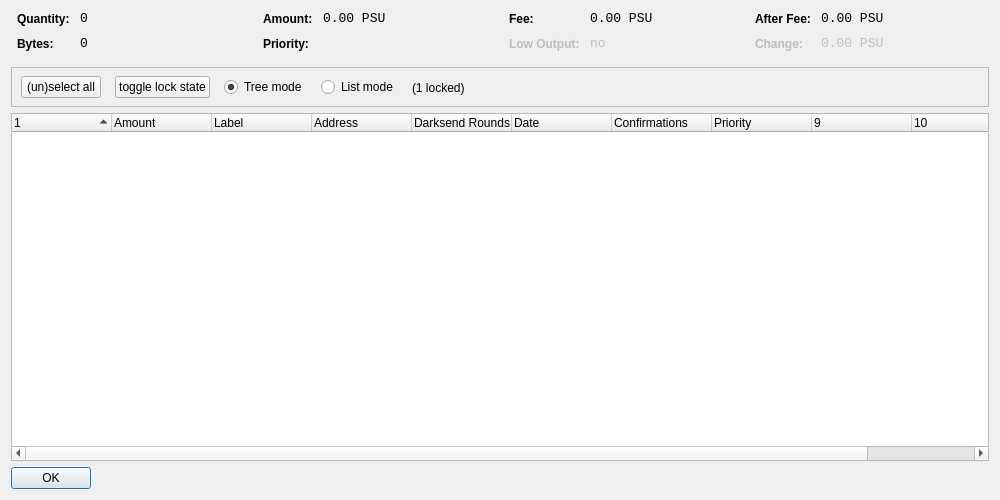
<?xml version="1.0" encoding="UTF-8"?>
<ui version="4.0">
 <class>CoinControlDialog</class>
 <widget class="QDialog" name="CoinControlDialog">
  <property name="geometry">
   <rect>
    <x>0</x>
    <y>0</y>
    <width>1000</width>
    <height>500</height>
   </rect>
  </property>
  <property name="windowTitle">
   <string>Coin Control</string>
  </property>
  <layout class="QVBoxLayout" name="verticalLayout">
   <item>
    <layout class="QHBoxLayout" name="horizontalLayoutTop" stretch="0,0,0,0">
     <property name="topMargin">
      <number>0</number>
     </property>
     <property name="bottomMargin">
      <number>10</number>
     </property>
     <item>
      <layout class="QFormLayout" name="formLayoutCoinControl1">
       <property name="horizontalSpacing">
        <number>10</number>
       </property>
       <property name="verticalSpacing">
        <number>10</number>
       </property>
       <property name="leftMargin">
        <number>6</number>
       </property>
       <property name="rightMargin">
        <number>6</number>
       </property>
       <item row="0" column="0">
        <widget class="QLabel" name="labelCoinControlQuantityText">
         <property name="styleSheet">
          <string notr="true">font-weight:bold;</string>
         </property>
         <property name="text">
          <string>Quantity:</string>
         </property>
        </widget>
       </item>
       <item row="0" column="1">
        <widget class="QLabel" name="labelCoinControlQuantity">
         <property name="font">
          <font>
           <family>Monospace</family>
           <pointsize>10</pointsize>
          </font>
         </property>
         <property name="cursor">
          <cursorShape>IBeamCursor</cursorShape>
         </property>
         <property name="contextMenuPolicy">
          <enum>Qt::ActionsContextMenu</enum>
         </property>
         <property name="text">
          <string notr="true">0</string>
         </property>
         <property name="textInteractionFlags">
          <set>Qt::LinksAccessibleByMouse|Qt::TextSelectableByKeyboard|Qt::TextSelectableByMouse</set>
         </property>
        </widget>
       </item>
       <item row="1" column="0">
        <widget class="QLabel" name="labelCoinControlBytesText">
         <property name="styleSheet">
          <string notr="true">font-weight:bold;</string>
         </property>
         <property name="text">
          <string>Bytes:</string>
         </property>
        </widget>
       </item>
       <item row="1" column="1">
        <widget class="QLabel" name="labelCoinControlBytes">
         <property name="font">
          <font>
           <family>Monospace</family>
           <pointsize>10</pointsize>
          </font>
         </property>
         <property name="cursor">
          <cursorShape>IBeamCursor</cursorShape>
         </property>
         <property name="contextMenuPolicy">
          <enum>Qt::ActionsContextMenu</enum>
         </property>
         <property name="text">
          <string notr="true">0</string>
         </property>
         <property name="textInteractionFlags">
          <set>Qt::LinksAccessibleByMouse|Qt::TextSelectableByKeyboard|Qt::TextSelectableByMouse</set>
         </property>
        </widget>
       </item>
      </layout>
     </item>
     <item>
      <layout class="QFormLayout" name="formLayoutCoinControl2">
       <property name="horizontalSpacing">
        <number>10</number>
       </property>
       <property name="verticalSpacing">
        <number>10</number>
       </property>
       <property name="leftMargin">
        <number>6</number>
       </property>
       <property name="rightMargin">
        <number>6</number>
       </property>
       <item row="0" column="0">
        <widget class="QLabel" name="labelCoinControlAmountText">
         <property name="styleSheet">
          <string notr="true">font-weight:bold;</string>
         </property>
         <property name="text">
          <string>Amount:</string>
         </property>
        </widget>
       </item>
       <item row="0" column="1">
        <widget class="QLabel" name="labelCoinControlAmount">
         <property name="font">
          <font>
           <family>Monospace</family>
           <pointsize>10</pointsize>
          </font>
         </property>
         <property name="cursor">
          <cursorShape>IBeamCursor</cursorShape>
         </property>
         <property name="contextMenuPolicy">
          <enum>Qt::ActionsContextMenu</enum>
         </property>
         <property name="text">
          <string notr="true">0.00 PSU</string>
         </property>
         <property name="textInteractionFlags">
          <set>Qt::LinksAccessibleByMouse|Qt::TextSelectableByKeyboard|Qt::TextSelectableByMouse</set>
         </property>
        </widget>
       </item>
       <item row="1" column="0">
        <widget class="QLabel" name="labelCoinControlPriorityText">
         <property name="styleSheet">
          <string notr="true">font-weight:bold;</string>
         </property>
         <property name="text">
          <string>Priority:</string>
         </property>
        </widget>
       </item>
       <item row="1" column="1">
        <widget class="QLabel" name="labelCoinControlPriority">
         <property name="font">
          <font>
           <family>Monospace</family>
           <pointsize>10</pointsize>
          </font>
         </property>
         <property name="cursor">
          <cursorShape>IBeamCursor</cursorShape>
         </property>
         <property name="contextMenuPolicy">
          <enum>Qt::ActionsContextMenu</enum>
         </property>
         <property name="text">
          <string/>
         </property>
         <property name="textInteractionFlags">
          <set>Qt::LinksAccessibleByMouse|Qt::TextSelectableByKeyboard|Qt::TextSelectableByMouse</set>
         </property>
        </widget>
       </item>
      </layout>
     </item>
     <item>
      <layout class="QFormLayout" name="formLayoutCoinControl3">
       <property name="horizontalSpacing">
        <number>10</number>
       </property>
       <property name="verticalSpacing">
        <number>10</number>
       </property>
       <property name="leftMargin">
        <number>6</number>
       </property>
       <property name="rightMargin">
        <number>6</number>
       </property>
       <item row="0" column="0">
        <widget class="QLabel" name="labelCoinControlFeeText">
         <property name="styleSheet">
          <string notr="true">font-weight:bold;</string>
         </property>
         <property name="text">
          <string>Fee:</string>
         </property>
        </widget>
       </item>
       <item row="0" column="1">
        <widget class="QLabel" name="labelCoinControlFee">
         <property name="font">
          <font>
           <family>Monospace</family>
           <pointsize>10</pointsize>
          </font>
         </property>
         <property name="cursor">
          <cursorShape>IBeamCursor</cursorShape>
         </property>
         <property name="contextMenuPolicy">
          <enum>Qt::ActionsContextMenu</enum>
         </property>
         <property name="text">
          <string notr="true">0.00 PSU</string>
         </property>
         <property name="textInteractionFlags">
          <set>Qt::LinksAccessibleByMouse|Qt::TextSelectableByKeyboard|Qt::TextSelectableByMouse</set>
         </property>
        </widget>
       </item>
       <item row="1" column="0">
        <widget class="QLabel" name="labelCoinControlLowOutputText">
         <property name="enabled">
          <bool>false</bool>
         </property>
         <property name="styleSheet">
          <string notr="true">font-weight:bold;</string>
         </property>
         <property name="text">
          <string>Low Output:</string>
         </property>
        </widget>
       </item>
       <item row="1" column="1">
        <widget class="QLabel" name="labelCoinControlLowOutput">
         <property name="enabled">
          <bool>false</bool>
         </property>
         <property name="font">
          <font>
           <family>Monospace</family>
           <pointsize>10</pointsize>
          </font>
         </property>
         <property name="cursor">
          <cursorShape>IBeamCursor</cursorShape>
         </property>
         <property name="contextMenuPolicy">
          <enum>Qt::ActionsContextMenu</enum>
         </property>
         <property name="text">
          <string notr="true">no</string>
         </property>
         <property name="textInteractionFlags">
          <set>Qt::LinksAccessibleByMouse|Qt::TextSelectableByKeyboard|Qt::TextSelectableByMouse</set>
         </property>
        </widget>
       </item>
      </layout>
     </item>
     <item>
      <layout class="QFormLayout" name="formLayoutCoinControl4">
       <property name="horizontalSpacing">
        <number>10</number>
       </property>
       <property name="verticalSpacing">
        <number>10</number>
       </property>
       <property name="leftMargin">
        <number>6</number>
       </property>
       <property name="rightMargin">
        <number>6</number>
       </property>
       <item row="0" column="0">
        <widget class="QLabel" name="labelCoinControlAfterFeeText">
         <property name="styleSheet">
          <string notr="true">font-weight:bold;</string>
         </property>
         <property name="text">
          <string>After Fee:</string>
         </property>
        </widget>
       </item>
       <item row="0" column="1">
        <widget class="QLabel" name="labelCoinControlAfterFee">
         <property name="font">
          <font>
           <family>Monospace</family>
           <pointsize>10</pointsize>
          </font>
         </property>
         <property name="cursor">
          <cursorShape>IBeamCursor</cursorShape>
         </property>
         <property name="contextMenuPolicy">
          <enum>Qt::ActionsContextMenu</enum>
         </property>
         <property name="text">
          <string notr="true">0.00 PSU</string>
         </property>
         <property name="textInteractionFlags">
          <set>Qt::LinksAccessibleByMouse|Qt::TextSelectableByKeyboard|Qt::TextSelectableByMouse</set>
         </property>
        </widget>
       </item>
       <item row="1" column="0">
        <widget class="QLabel" name="labelCoinControlChangeText">
         <property name="enabled">
          <bool>false</bool>
         </property>
         <property name="styleSheet">
          <string notr="true">font-weight:bold;</string>
         </property>
         <property name="text">
          <string>Change:</string>
         </property>
        </widget>
       </item>
       <item row="1" column="1">
        <widget class="QLabel" name="labelCoinControlChange">
         <property name="enabled">
          <bool>false</bool>
         </property>
         <property name="font">
          <font>
           <family>Monospace</family>
           <pointsize>10</pointsize>
          </font>
         </property>
         <property name="cursor">
          <cursorShape>IBeamCursor</cursorShape>
         </property>
         <property name="contextMenuPolicy">
          <enum>Qt::ActionsContextMenu</enum>
         </property>
         <property name="text">
          <string notr="true">0.00 PSU</string>
         </property>
         <property name="textInteractionFlags">
          <set>Qt::LinksAccessibleByMouse|Qt::TextSelectableByKeyboard|Qt::TextSelectableByMouse</set>
         </property>
        </widget>
       </item>
      </layout>
     </item>
    </layout>
   </item>
   <item>
    <widget class="QFrame" name="frame">
     <property name="minimumSize">
      <size>
       <width>0</width>
       <height>40</height>
      </size>
     </property>
     <property name="frameShape">
      <enum>QFrame::StyledPanel</enum>
     </property>
     <property name="frameShadow">
      <enum>QFrame::Sunken</enum>
     </property>
     <widget class="QWidget" name="horizontalLayoutWidget">
      <property name="geometry">
       <rect>
        <x>10</x>
        <y>0</y>
        <width>781</width>
        <height>41</height>
       </rect>
      </property>
      <layout class="QHBoxLayout" name="horizontalLayoutPanel" stretch="0,0,0,0,0">
       <property name="spacing">
        <number>14</number>
       </property>
       <item>
        <widget class="QPushButton" name="pushButtonSelectAll">
         <property name="sizePolicy">
          <sizepolicy hsizetype="Maximum" vsizetype="Fixed">
           <horstretch>0</horstretch>
           <verstretch>0</verstretch>
          </sizepolicy>
         </property>
         <property name="text">
          <string>(un)select all</string>
         </property>
        </widget>
       </item>
        <item>
         <widget class="QPushButton" name="pushButtonToggleLock">
          <property name="sizePolicy">
           <sizepolicy hsizetype="Maximum" vsizetype="Fixed">
            <horstretch>0</horstretch>
            <verstretch>0</verstretch>
           </sizepolicy>
          </property>
          <property name="text">
           <string>toggle lock state</string>
          </property>
          <property name="autoDefault">
           <bool>false</bool>
          </property>
         </widget>
        </item>
       <item>
        <widget class="QRadioButton" name="radioTreeMode">
         <property name="sizePolicy">
          <sizepolicy hsizetype="Maximum" vsizetype="Fixed">
           <horstretch>0</horstretch>
           <verstretch>0</verstretch>
          </sizepolicy>
         </property>
         <property name="text">
          <string>Tree mode</string>
         </property>
         <property name="checked">
          <bool>true</bool>
         </property>
        </widget>
       </item>
       <item>
        <widget class="QRadioButton" name="radioListMode">
         <property name="sizePolicy">
          <sizepolicy hsizetype="Maximum" vsizetype="Fixed">
           <horstretch>0</horstretch>
           <verstretch>0</verstretch>
          </sizepolicy>
         </property>
         <property name="text">
          <string>List mode</string>
         </property>
        </widget>
       </item>
        <item>
         <widget class="QLabel" name="labelLocked">
          <property name="text">
           <string>(1 locked)</string>
          </property>
         </widget>
        </item>
       <item>
        <spacer name="horizontalSpacer">
         <property name="orientation">
          <enum>Qt::Horizontal</enum>
         </property>
         <property name="sizeHint" stdset="0">
          <size>
           <width>40</width>
           <height>20</height>
          </size>
         </property>
        </spacer>
       </item>
      </layout>
     </widget>
    </widget>
   </item>
   <item>
    <widget class="CoinControlTreeWidget" name="treeWidget">
     <property name="contextMenuPolicy">
      <enum>Qt::CustomContextMenu</enum>
     </property>
     <property name="sortingEnabled">
      <bool>false</bool>
     </property>
     <property name="columnCount">
      <number>11</number>
     </property>
     <attribute name="headerShowSortIndicator" stdset="0">
      <bool>true</bool>
     </attribute>
     <attribute name="headerStretchLastSection">
      <bool>false</bool>
     </attribute>
     <column>
      <property name="text">
       <string/>
      </property>
     </column>
     <column>
      <property name="text">
       <string>Amount</string>
      </property>
     </column>
     <column>
      <property name="text">
       <string>Label</string>
      </property>
     </column>
     <column>
      <property name="text">
       <string>Address</string>
      </property>
     </column>
     <column>
      <property name="text">
       <string>Darksend Rounds</string>
      </property>
    </column>
     <column>
      <property name="text">
       <string>Date</string>
      </property>
     </column>
     <column>
      <property name="text">
       <string>Confirmations</string>
      </property>
      <property name="toolTip">
       <string>Confirmed</string>
      </property>
     </column>
     <column>
      <property name="text">
       <string>Priority</string>
      </property>
     </column>
     <column>
      <property name="text">
       <string/>
      </property>
     </column>
     <column>
      <property name="text">
       <string/>
      </property>
     </column>
     <column>
      <property name="text">
       <string/>
      </property>
     </column>
     <column>
      <property name="text">
       <string/>
      </property>
     </column>
    </widget>
   </item>
   <item>
    <widget class="QDialogButtonBox" name="buttonBox">
     <property name="sizePolicy">
      <sizepolicy hsizetype="Maximum" vsizetype="Fixed">
       <horstretch>0</horstretch>
       <verstretch>0</verstretch>
      </sizepolicy>
     </property>
     <property name="orientation">
      <enum>Qt::Horizontal</enum>
     </property>
     <property name="standardButtons">
      <set>QDialogButtonBox::Ok</set>
     </property>
    </widget>
   </item>
  </layout>
 </widget>
 <customwidgets>
  <customwidget>
   <class>CoinControlTreeWidget</class>
   <extends>QTreeWidget</extends>
   <header>coincontroltreewidget.h</header>
  </customwidget>
 </customwidgets>
 <resources/>
 <connections/>
</ui>
